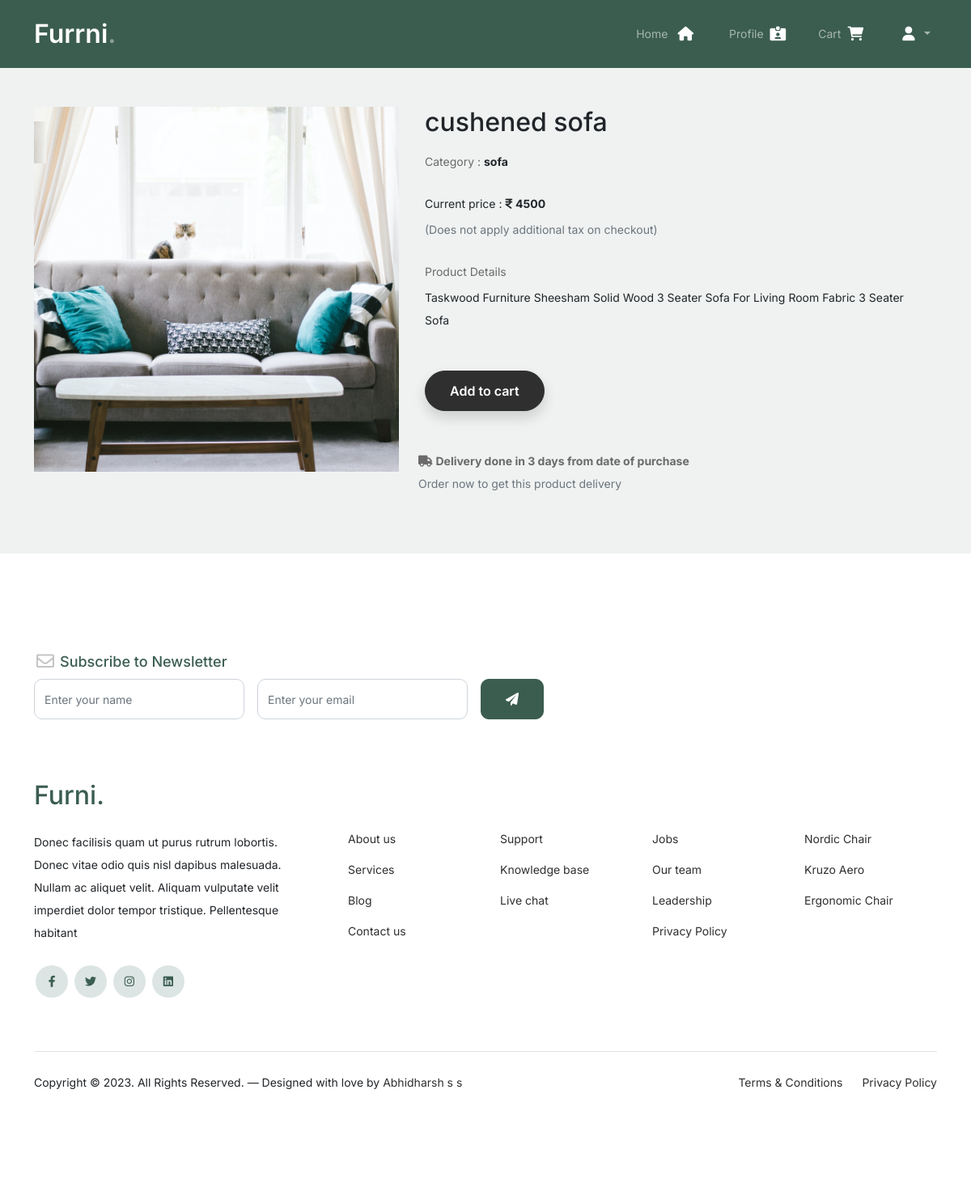
The app's page /productdetail?id=3, older data.
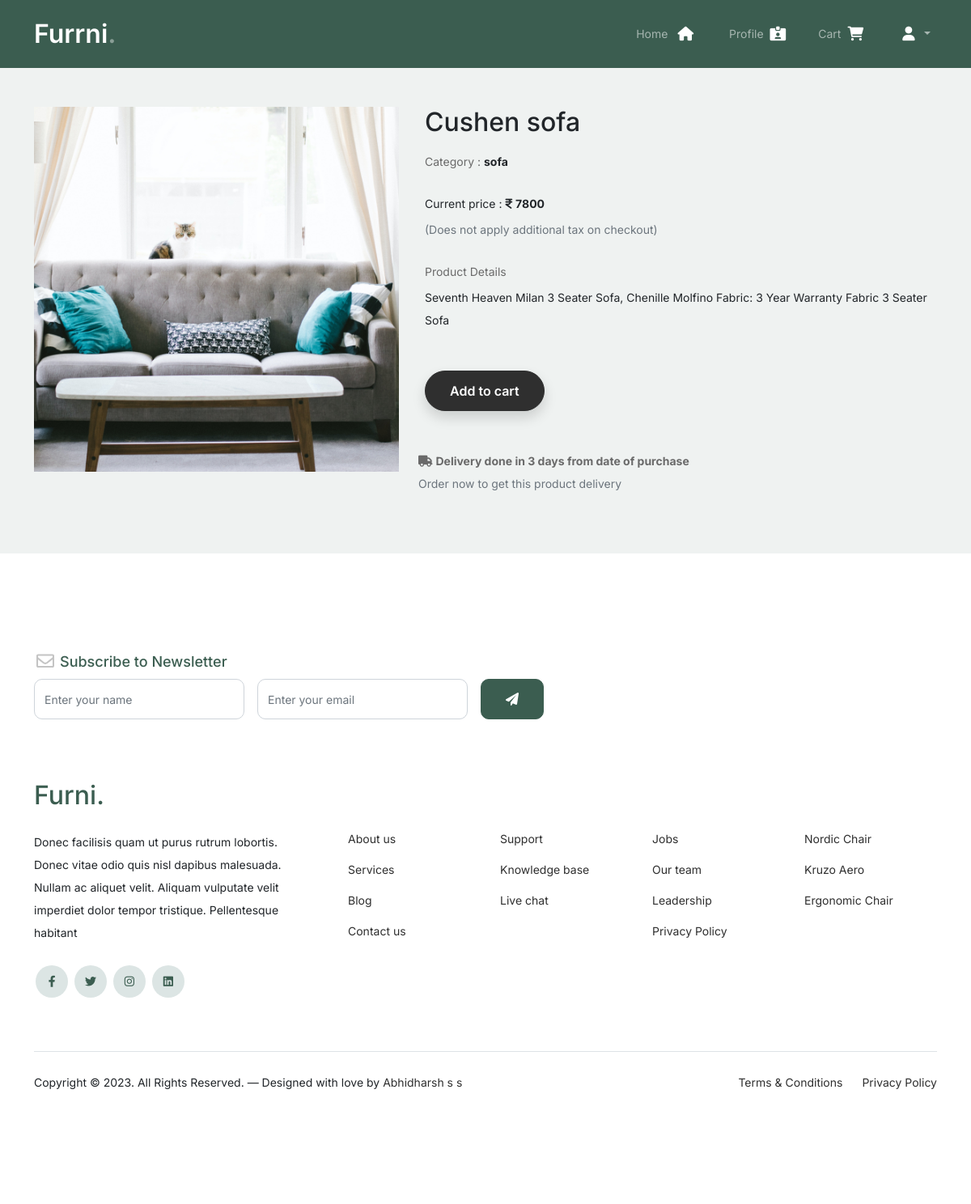
The same page, newer data.
### project/models.py (models this page shows, shortened)
class product(models.Model):
    productid = models.AutoField(primary_key=True)
    productname = models.CharField('productname',max_length=30)
    quantity = models.CharField('quantity',max_length=20)
    price = models.CharField('price',max_length=10)
    discountprice =models.IntegerField('discountprice',)
    offerpercentage = models.IntegerField('offerpercentage',null=True,default=0)
    category = models.ForeignKey(category,on_delete=models.CASCADE,null=False)
    provider = models.CharField('provider',max_length=20)
    image = models.ImageField('image',upload_to="products/")
    description = models.TextField('description')

class category(models.Model):
    categoryid = models.AutoField(primary_key=True)
    categoryname = models.CharField('categoryname',max_length=20)
    offerpercentage = models.IntegerField('offerpercentage',null=True,default=0)

### project/views.py (the view)
# urls.py: path('productdetail',views.productdetail,name='productdetail'),
def productdetail(request):
    id = request.GET['id']
    data = pro.objects.get(productid=id)
    return render(request, 'productdetail.html', {'d': data})

### project/templates/productdetail.html (shortened to what this page needs)
{% extends 'user.html' %}
{% load static %}
{% block content %}
<div class="container my-5">
    <div class="row">
        <div class="col-md-5">
            <div class="main-img thumb-image">
                <img class="img-fluid" src="../media/{{d.image}}" alt="Product" data-imagezoom="true">
            </div>
        </div>
        <div class="col-md-7">
            <div class="main-description px-2">
                <div class="category text-bold">
                    <p class="h2 text-dark">{{d.productname}}</p>
                </div>
                <div class="product-title text-bold my-3">
                    Category : <b class="text-dark">{{d.category.categoryname}}</b>
                </div>
                <div class="price-area my-4">
                    <p class="new-price text-bold mb-1 text-dark">Current price : <i
                            class="fa-solid fa-indian-rupee-sign"></i>&nbsp;<b>{{d.discountprice}}</b></p>
                    <p class="text-secondary mb-1">(Does not apply additional tax on checkout)</p>
                </div>
                <div class="product-details my-4">
                    <p class="details-title text-color mb-1">Product Details</p>
                    <p class="description text-dark">{{d.description}} </p>
                </div>
                <form method="post" action="{% url 'addtocart' %}">
                    <div class="buttons d-flex my-5">
                        <div class="block">
                            <button type="submit" class="shadow btn custom-btn">Add to cart</button>
                        </div>
                    </div>
                </form>
            </div>
            <div class="delivery my-4">
                <p class="font-weight-bold mb-0"><span><i class="fa-solid fa-truck"></i></span> <b>Delivery done in
                        3 days from date of purchase</b> </p>
                <p class="text-secondary">Order now to get this product delivery</p>
            </div>
        </div>
    </div>
</div>
{% endblock %}

Row changes from the older to the newer data that the page shows:
changed product "sofa": productname "cushened sofa" → "Cushen sofa"; discountprice "4500" → "7800"; description "Taskwood Furniture Sheesham Solid Wood 3 Seater Sofa For Living Room Fabric 3 Seater Sofa" → "Seventh Heaven Milan 3 Seater Sofa, Chenille Molfino Fabric: 3 Year Warranty Fabric 3 Seater Sofa"
